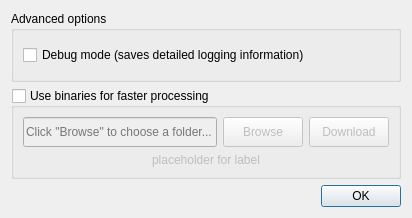
<?xml version="1.0" encoding="UTF-8"?>
<ui version="4.0">
 <class>DlgSettingsAdvanced</class>
 <widget class="QDialog" name="DlgSettingsAdvanced">
  <property name="geometry">
   <rect>
    <x>0</x>
    <y>0</y>
    <width>412</width>
    <height>218</height>
   </rect>
  </property>
  <property name="sizePolicy">
   <sizepolicy hsizetype="Fixed" vsizetype="Fixed">
    <horstretch>0</horstretch>
    <verstretch>0</verstretch>
   </sizepolicy>
  </property>
  <property name="windowTitle">
   <string>Update user</string>
  </property>
  <layout class="QVBoxLayout" name="verticalLayout">
   <item>
    <widget class="QGroupBox" name="groupBox_2">
     <property name="title">
      <string>Advanced options</string>
     </property>
     <layout class="QVBoxLayout" name="verticalLayout_2">
      <item>
       <widget class="QCheckBox" name="debug_checkbox">
        <property name="text">
         <string>Debug mode (saves detailed logging information)</string>
        </property>
       </widget>
      </item>
     </layout>
    </widget>
   </item>
   <item>
    <widget class="QGroupBox" name="binaries_checkbox">
     <property name="sizePolicy">
      <sizepolicy hsizetype="Preferred" vsizetype="Fixed">
       <horstretch>0</horstretch>
       <verstretch>0</verstretch>
      </sizepolicy>
     </property>
     <property name="title">
      <string>Use binaries for faster processing</string>
     </property>
     <property name="checkable">
      <bool>true</bool>
     </property>
     <property name="checked">
      <bool>false</bool>
     </property>
     <layout class="QVBoxLayout" name="verticalLayout_3">
      <item>
       <layout class="QHBoxLayout" name="horizontalLayout_2">
        <item>
         <widget class="QLineEdit" name="binaries_folder">
          <property name="enabled">
           <bool>false</bool>
          </property>
          <property name="sizePolicy">
           <sizepolicy hsizetype="Expanding" vsizetype="Fixed">
            <horstretch>0</horstretch>
            <verstretch>0</verstretch>
           </sizepolicy>
          </property>
          <property name="minimumSize">
           <size>
            <width>120</width>
            <height>30</height>
           </size>
          </property>
          <property name="readOnly">
           <bool>true</bool>
          </property>
          <property name="placeholderText">
           <string>Click &quot;Browse&quot; to choose a folder...</string>
          </property>
         </widget>
        </item>
        <item>
         <widget class="QPushButton" name="binaries_browse_button">
          <property name="enabled">
           <bool>false</bool>
          </property>
          <property name="sizePolicy">
           <sizepolicy hsizetype="Minimum" vsizetype="Minimum">
            <horstretch>0</horstretch>
            <verstretch>0</verstretch>
           </sizepolicy>
          </property>
          <property name="minimumSize">
           <size>
            <width>0</width>
            <height>30</height>
           </size>
          </property>
          <property name="maximumSize">
           <size>
            <width>80</width>
            <height>16777215</height>
           </size>
          </property>
          <property name="text">
           <string>Browse</string>
          </property>
         </widget>
        </item>
        <item>
         <widget class="QPushButton" name="binaries_download_button">
          <property name="enabled">
           <bool>false</bool>
          </property>
          <property name="sizePolicy">
           <sizepolicy hsizetype="Minimum" vsizetype="Minimum">
            <horstretch>0</horstretch>
            <verstretch>0</verstretch>
           </sizepolicy>
          </property>
          <property name="minimumSize">
           <size>
            <width>0</width>
            <height>30</height>
           </size>
          </property>
          <property name="maximumSize">
           <size>
            <width>80</width>
            <height>16777215</height>
           </size>
          </property>
          <property name="text">
           <string>Download</string>
          </property>
         </widget>
        </item>
       </layout>
      </item>
      <item>
       <widget class="QLabel" name="binaries_label">
        <property name="text">
         <string>placeholder for label</string>
        </property>
        <property name="alignment">
         <set>Qt::AlignCenter</set>
        </property>
       </widget>
      </item>
     </layout>
    </widget>
   </item>
   <item>
    <widget class="QDialogButtonBox" name="buttonBox">
     <property name="sizePolicy">
      <sizepolicy hsizetype="Expanding" vsizetype="Fixed">
       <horstretch>0</horstretch>
       <verstretch>0</verstretch>
      </sizepolicy>
     </property>
     <property name="standardButtons">
      <set>QDialogButtonBox::Ok</set>
     </property>
    </widget>
   </item>
  </layout>
 </widget>
 <resources/>
 <connections/>
</ui>
